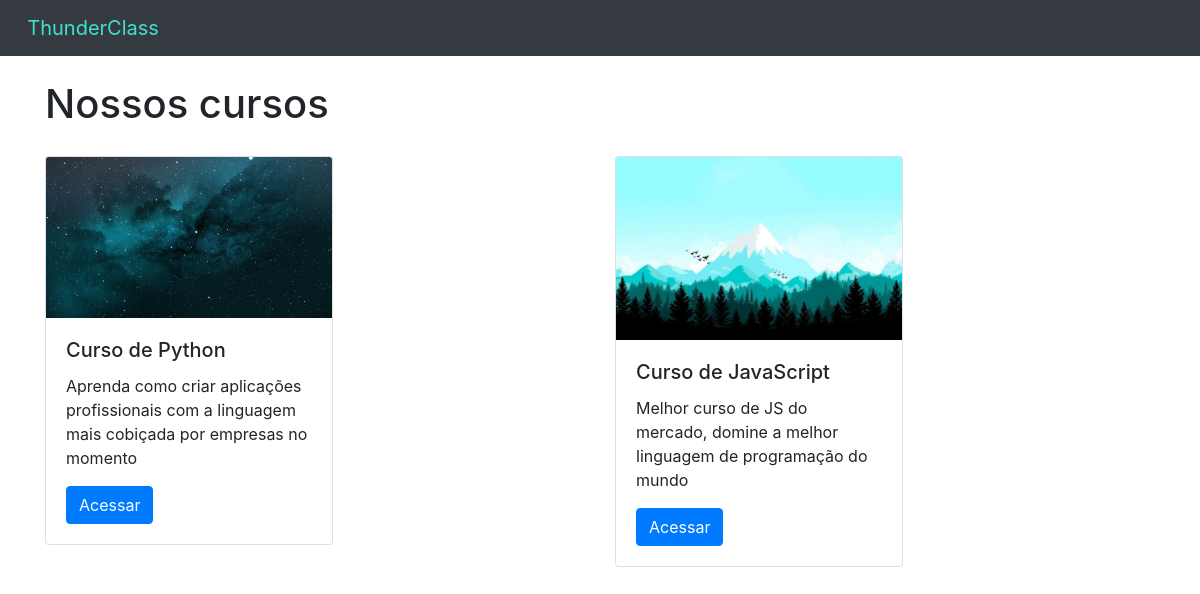
The app's page /home/ (signed in) with its own data.
### cursos/models.py (models this page shows, shortened)
class Cursos(models.Model):
    nome = models.CharField(max_length = 100)
    descricao = models.TextField()
    thumb = models.ImageField(upload_to = "thumb_cursos")

### cursos/views.py (the view)
# urls.py: path('', views.home, name="home"),
def home(request):
    if request.session.get('usuario'):
        cursos = Cursos.objects.all()
        request_usuario = request.session.get('usuario')
        return render(request, 'home.html', {'cursos': cursos, 'request_usuario': request_usuario})
    else:
        return redirect('/auth/login/?status=2')

### cursos/templates/home.html (shortened to what this page needs)
{% extends 'base.html'%}
{% block 'body' %}
<div class="container">
  <br>
  <h1>Nossos cursos</h1>
  <div class="row">
      {% for i in cursos %}
          <div style="margin-top: 20px;" class="col-md">
              <div class="card" style="width: 18rem;">
                  <img class="card-img-top" src="{{i.thumb.url}}" alt="Card image cap">
                  <div class="card-body">
                    <h5 class="card-title">{{i.nome}}</h5>
                    <p class="card-text">{{i.descricao}}</p>
                    <a href="{% url 'curso' i.id %}" class="btn btn-primary">Acessar</a>
                  </div>
                </div>
          </div>
      {% endfor %}
  </div>
</div>
{% endblock %}

### templates/base.html (shortened to what this page needs)
<!doctype html>
<html lang="pt-BR">
  <head>
    <link rel="stylesheet" href="https://cdn.jsdelivr.net/npm/bootstrap@4.6.0/dist/css/bootstrap.min.css">
  </head>
  <body>
    <nav class="navbar navbar-dark bg-dark">
        <a class="navbar-brand" href="#" style="color: turquoise ">&nbsp&nbspThunderClass</a>
    </nav>
    {% block 'body'%}{% endblock %}
  </body>
</html>

### records on screen
Cursos: thumb (picture), nome "Curso de Python", descricao "Aprenda como criar aplicações profissionais com a linguagem mais cobiçada por empresas no momento"
Cursos: thumb (picture), nome "Curso de JavaScript", descricao "Melhor curso de JS do mercado, domine a melhor linguagem de programação do mundo"
